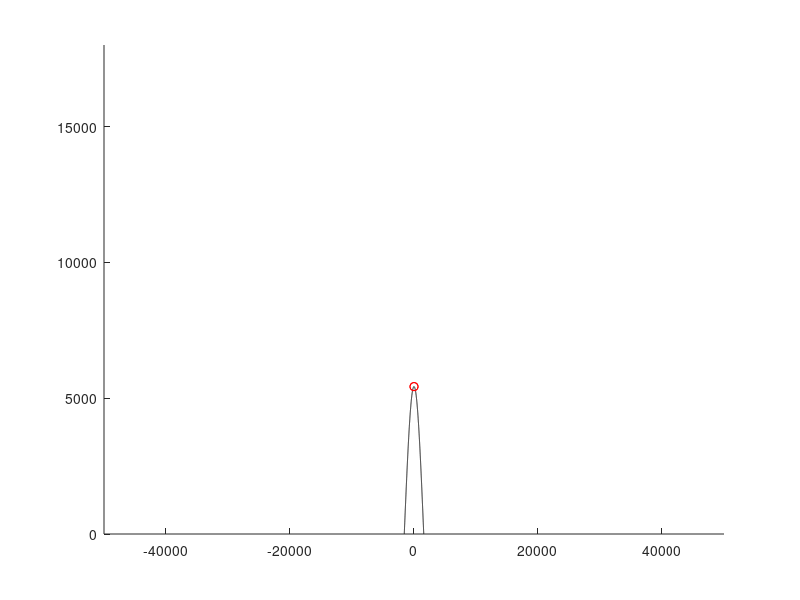

This figure's MATLAB source: (Note: this script raises an error after producing the figure.)
%% Solución Reto Equipo 2
%A01640120  Emilio González Martínez
%A01636324  Axel Jarquin Morga
%A01639225  Carla Morales López
%A01639289  Joel Isaias Solano Ocampo
%A01639710  Ulises Delgado Martinez

clc
g = 9.81; %gravedad
step = 0.5; %paso
kp = input("Ingrese la resistencia del aire (recomendada 1.17): ");
%kp = 1.165586167;
m = 29984.28182; %masa

% Inicializa los vectores de posición, velocidad y aceleración
h = []; %altura
s = []; %distancia en x
v = []; %velocidad (vector)
vx = []; %velocidad en x(componente)
vy = []; %velocidad en y
ax = []; %aceleracion en x (componente)
ay = []; %aceleracion en y

% Asignar los valores iniciales
h(1) = 5426; %altura del volcan
s(1) = 0;
v(1) = input("Ingrese la velocidad inicial 200-400: ");
%v(1) = 350;
ay(1) = -g; %gravedad negativa
ax(1) = 0;
ang = input("Ingrese el ángulo 60-80: ");
%ang = 70;
angRad = deg2rad(ang); %calculando angulo en radianes
vy(1) = sin(angRad)*v(1); %calculcar velocidad en X y Y 
vx(1) = cos(angRad)*v(1);

k = 2; %contador

% Volcan
x = -1570:1570; %dominio del volcan en la grafica
volcano = 5426*sin(0.001*x-6*pi/4); %para que se dibuje la forma del volcan

hold on

plot(x,volcano,"k");

%inicializar texto
texto = "s";
texto1 = "s";
texto2 = "s";

while h > 0
    % Eje y
        % Nueva posición
        h(k) = h(k-1) + step.*vy(k-1) + 0.5.*ay(k-1).*step.^2;

        % Velocidad intermedio    
        vmy = vy(k-1) + 0.5.*ay(k-1).*step;

        % Nueva aceleración
        ay(k) = -g + (kp./m).*vmy.^2;

        % Nueva velocidad
        vy(k) = vmy + 0.5.*ay(k).*step;   
    
    % Eje x
        % Nueva posición
        s(k) = s(k-1) + step.*vx(k-1) + 0.5.*ax(k-1).*step.^2;

        % Velocidad intermedio    
        vmx = vx(k-1) + 0.5.*ax(k-1).*step;

        % Nueva aceleración
        ax(k) =(kp./m).*vmx.^2 .* sign(vx(k-1));

        % Nueva velocidad
        vx(k) = vmx + 0.5.*ax(k).*step;  
        
       
    % Velocidad
        v(k) = sqrt(vx(k).^2+vy(k)^2);
        
       %borrar texto en la grafica
       delete(texto)
       delete(texto1)
       delete(texto2)
       
       %graficar la s(vector x) y la h(vector y), 'ro' de rojo
       plot(s, h, 'ro')
       
       %asignar limites de la grafica
       xlim([-50000 50000])
       ylim([0 18000])
       
       %imprimir nuevo texto con nuevos valores
       texto1 = text(30000, 10000, "v = " + num2str(v(k)));
       texto = text(30000, 9000, "x = " + num2str(s(k)));
       texto2 = text(30000, 8000, "y = " + num2str(h(k)));
       
       %nombrar los ejes
       xlabel('s')
       ylabel('h(s)')
       
       %asignar titulo y dibujar grafica
       title('Roca 1')
       drawnow
     
    k = k + 1; %incrementa contador
end

%al final terminamos imprimiendo datos como hmax, smax y valores de entrada
text(30000, 12000, "hmax = " + num2str(max(h)))
text(30000, 11000, "smax = " + num2str(max(s)))
text(-40000, 12000, "Resitencia del aire = " + num2str(kp))
text(-40000, 11000, "Velocidad inicial = " + num2str(v(1)))
text(-40000, 10000, "Ángulo  = " + num2str(ang))

hold off